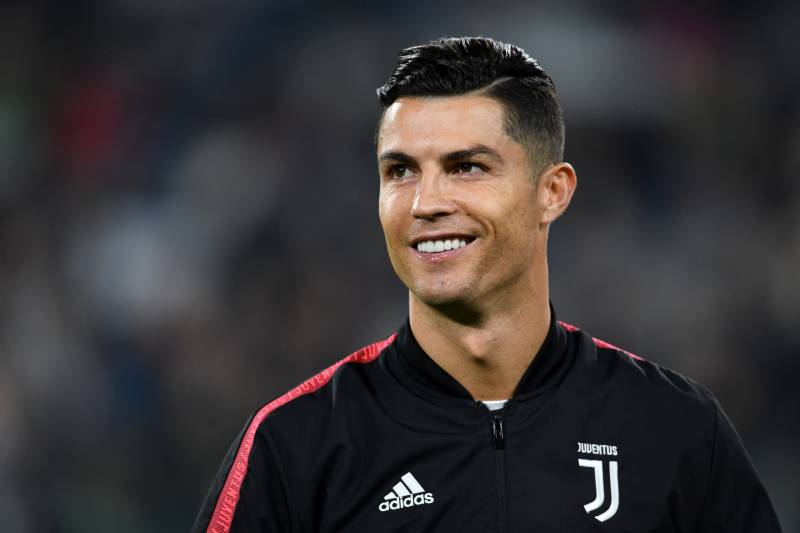
#> input picture 01_Gui_features_in_OpenCV/Ronaldo.jpg, 800 x 533 px
$ python 07_Drawing_in_an_image.py
#> lines starting #> are read from the running program, lines starting #| are printed output that depends on the picture
import numpy as np
import cv2

img = cv2.imread('Ronaldo.jpg',cv2.IMREAD_UNCHANGED)
#> img is the input picture: shape (533, 800, 3); mean B, G, R 54.1, 53.2, 57.4

# LINE
# Parameters: image, start point, end point , color BGR Format , thickness
cv2.line(img,(0,0),(200,300),(255,255,255),50)

# RECTANGLE
# Parameters: image, top left point, bottom right point , color BGR Format , thickness
cv2.rectangle(img,(500,250),(1000,500),(0,0,255),15)

# CIRCLE
# Parameters: image, Center point, radius , color BGR Format , thickness ( -1 for filling in with the given colour )
cv2.circle(img,(447,63), 63, (0,255,0), -1)

# POLYGON
# Parameters: image, points , closing polygon flag (1st point to last point) , color , thickness
pts = np.array([[100,50],[200,300],[700,200],[500,100]], np.int32)
pts = pts.reshape((-1,1,2))
cv2.polylines(img, [pts], True, (0,255,255), 3)

font = cv2.FONT_HERSHEY_SIMPLEX
# Text Display
# Parameters: image, 'Text' , starting point , Font , Font size , Colour , Thickness ,
cv2.putText(img,'Praveen!',(10,500), font, 2.5, (200,255,155), 2, cv2.LINE_AA)
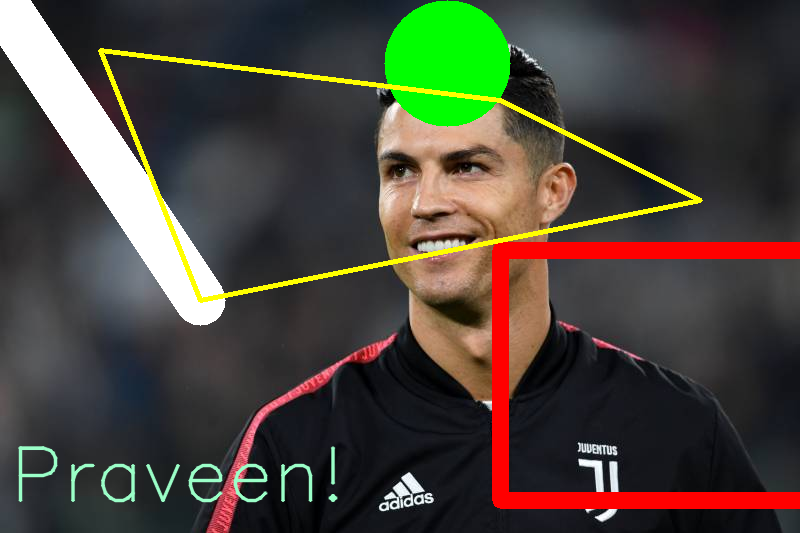
#> img: shape (533, 800, 3); mean B, G, R 58.8, 69.5, 73.8
cv2.imshow('image',img)
cv2.waitKey(0) # Wait until any key is pressed
cv2.imwrite('RonaldoText.jpg',img)
cv2.destroyAllWindows()
